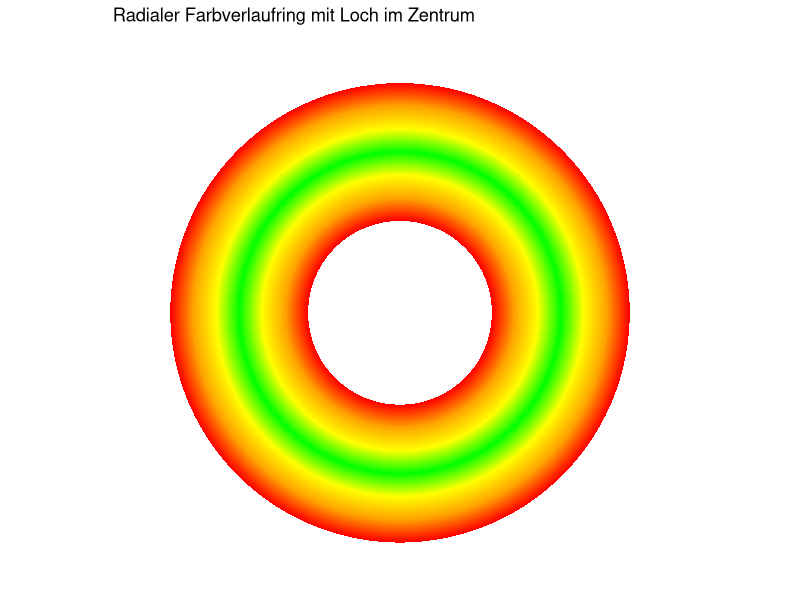

Recreate this plot in R.
## ---- chunk 1
#| message: false
#| warning: false

library(ggplot2)
library(dplyr)
library(scales)

# Anzahl der Ringe (Segment-Dicke)
n <- 200

# Farbverlauf von innen (rot) nach außen (Rot-Orange-Gelb-Grün-Gelb-Orange-Rot)
farben <- colorRampPalette(c("red", "orange", "yellow", "green", "yellow", "orange", "red"))(n)

# Daten mit Segmenten in radialer Richtung
farbverlauf <- data.frame(
  xmin = seq(3, 3.3 - 0.3/n, length.out = n),
  xmax = seq(3 + 0.3/n, 3.3, length.out = n),
  ymin = 0,
  ymax = 1,
  Farbe = farben
)

ggplot(farbverlauf) +
  geom_rect(aes(
    fill = Farbe,
    xmin = xmin, xmax = xmax,
    ymin = ymin, ymax = ymax
  ), color = NA) +
  scale_fill_identity() +
  coord_polar(theta = "y") +
  xlim(c(2.8, 3.3)) + # mit oder ohne Loch?
  theme_void() +
  labs(title = "Radialer Farbverlaufring mit Loch im Zentrum")
